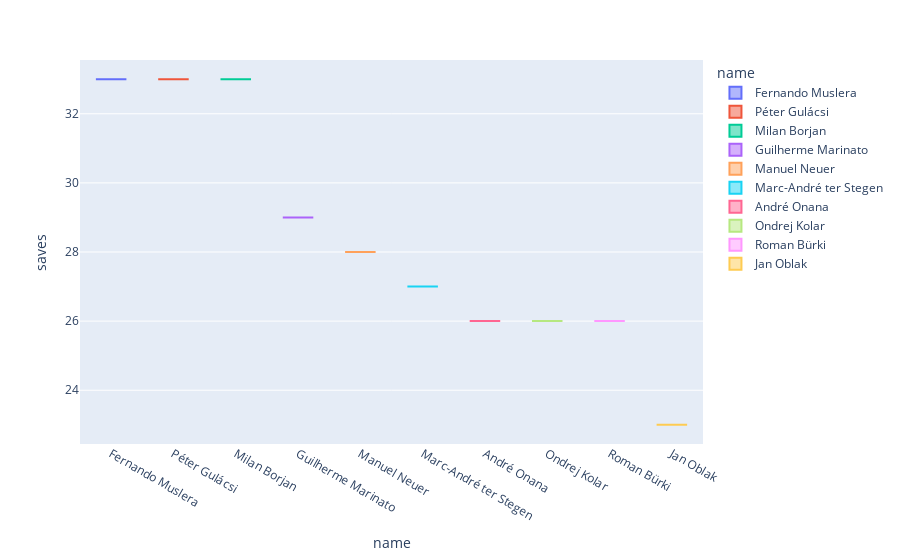

Source (notebook cell):
### Code cell
fig = px.box(top_10_keepers, x="name", y="saves",color='name', notched=True)
fig.show()

### Figure 1 — Plotly figure (JSON) as saved in the notebook; plotly's stock layout.template omitted (floating-point values rounded to 4 significant figures)
{"data": [{"alignmentgroup": "True", "hovertemplate": "name=%{x}<br>saves=%{y}<extra></extra>", "legendgroup": "Fernando Muslera", "marker": {"color": "#636efa"}, "name": "Fernando Muslera", "notched": true, "offsetgroup": "Fernando Muslera", "orientation": "v", "showlegend": true, "type": "box", "x": ["Fernando Muslera"], "x0": " ", "xaxis": "x", "y": [33], "y0": " ", "yaxis": "y"}, {"alignmentgroup": "True", "hovertemplate": "name=%{x}<br>saves=%{y}<extra></extra>", "legendgroup": "Péter Gulácsi", "marker": {"color": "#EF553B"}, "name": "Péter Gulácsi", "notched": true, "offsetgroup": "Péter Gulácsi", "orientation": "v", "showlegend": true, "type": "box", "x": ["Péter Gulácsi"], "x0": " ", "xaxis": "x", "y": [33], "y0": " ", "yaxis": "y"}, {"alignmentgroup": "True", "hovertemplate": "name=%{x}<br>saves=%{y}<extra></extra>", "legendgroup": "Milan Borjan", "marker": {"color": "#00cc96"}, "name": "Milan Borjan", "notched": true, "offsetgroup": "Milan Borjan", "orientation": "v", "showlegend": true, "type": "box", "x": ["Milan Borjan"], "x0": " ", "xaxis": "x", "y": [33], "y0": " ", "yaxis": "y"}, {"alignmentgroup": "True", "hovertemplate": "name=%{x}<br>saves=%{y}<extra></extra>", "legendgroup": "Guilherme Marinato", "marker": {"color": "#ab63fa"}, "name": "Guilherme Marinato", "notched": true, "offsetgroup": "Guilherme Marinato", "orientation": "v", "showlegend": true, "type": "box", "x": ["Guilherme Marinato"], "x0": " ", "xaxis": "x", "y": [29], "y0": " ", "yaxis": "y"}, {"alignmentgroup": "True", "hovertemplate": "name=%{x}<br>saves=%{y}<extra></extra>", "legendgroup": "Manuel Neuer", "marker": {"color": "#FFA15A"}, "name": "Manuel Neuer", "notched": true, "offsetgroup": "Manuel Neuer", "orientation": "v", "showlegend": true, "type": "box", "x": ["Manuel Neuer"], "x0": " ", "xaxis": "x", "y": [28], "y0": " ", "yaxis": "y"}, {"alignmentgroup": "True", "hovertemplate": "name=%{x}<br>saves=%{y}<extra></extra>", "legendgroup": "Marc-André ter Stegen", "marker": {"color": "#19d3f3"}, "name": "Marc-André ter Stegen", "notched": true, "offsetgroup": "Marc-André ter Stegen", "orientation": "v", "showlegend": true, "type": "box", "x": ["Marc-André ter Stegen"], "x0": " ", "xaxis": "x", "y": [27], "y0": " ", "yaxis": "y"}, {"alignmentgroup": "True", "hovertemplate": "name=%{x}<br>saves=%{y}<extra></extra>", "legendgroup": "André Onana", "marker": {"color": "#FF6692"}, "name": "André Onana", "notched": true, "offsetgroup": "André Onana", "orientation": "v", "showlegend": true, "type": "box", "x": ["André Onana"], "x0": " ", "xaxis": "x", "y": [26], "y0": " ", "yaxis": "y"}, {"alignmentgroup": "True", "hovertemplate": "name=%{x}<br>saves=%{y}<extra></extra>", "legendgroup": "Ondrej Kolar", "marker": {"color": "#B6E880"}, "name": "Ondrej Kolar", "notched": true, "offsetgroup": "Ondrej Kolar", "orientation": "v", "showlegend": true, "type": "box", "x": ["Ondrej Kolar"], "x0": " ", "xaxis": "x", "y": [26], "y0": " ", "yaxis": "y"}, {"alignmentgroup": "True", "hovertemplate": "name=%{x}<br>saves=%{y}<extra></extra>", "legendgroup": "Roman Bürki", "marker": {"color": "#FF97FF"}, "name": "Roman Bürki", "notched": true, "offsetgroup": "Roman Bürki", "orientation": "v", "showlegend": true, "type": "box", "x": ["Roman Bürki"], "x0": " ", "xaxis": "x", "y": [26], "y0": " ", "yaxis": "y"}, {"alignmentgroup": "True", "hovertemplate": "name=%{x}<br>saves=%{y}<extra></extra>", "legendgroup": "Jan Oblak", "marker": {"color": "#FECB52"}, "name": "Jan Oblak", "notched": true, "offsetgroup": "Jan Oblak", "orientation": "v", "showlegend": true, "type": "box", "x": ["Jan Oblak"], "x0": " ", "xaxis": "x", "y": [23], "y0": " ", "yaxis": "y"}], "layout": {"boxmode": "overlay", "legend": {"title": {"text": "name"}, "tracegroupgap": 0}, "margin": {"t": 60}, "xaxis": {"anchor": "y", "categoryarray": ["Fernando Muslera", "Péter Gulácsi", "Milan Borjan", "Guilherme Marinato", "Manuel Neuer", "Marc-André ter Stegen", "André Onana", "Ondrej Kolar", "Roman Bürki", "Jan Oblak"], "categoryorder": "array", "domain": [0, 1], "title": {"text": "name"}}, "yaxis": {"anchor": "x", "domain": [0, 1], "title": {"text": "saves"}}}}
